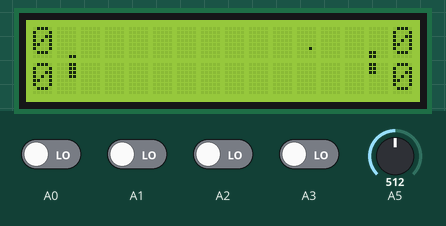
Simulated run of this sketch. Board: Arduino Uno, built with avr-gcc and run on an emulated ATmega328P. Parts: 16×2 character LCD. Inputs (shaded band) come from the test bench; at power-on: A0–3 LOW, A5 = 512. Random numbers use the default seed unless the sketch sets one.

Above: at 4.7 s.
4.8 s: A0 driven HIGH
At 5.37 s:
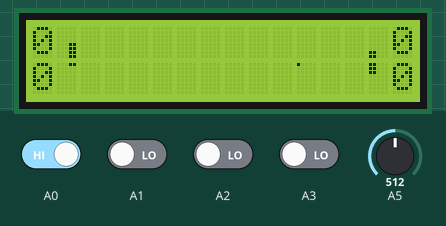
7.3 s: A1 driven HIGH
At 7.46 s:
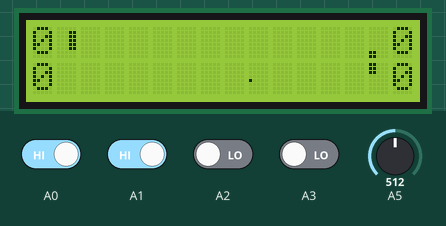
8.8 s: A2 driven HIGH
At 9.14 s:
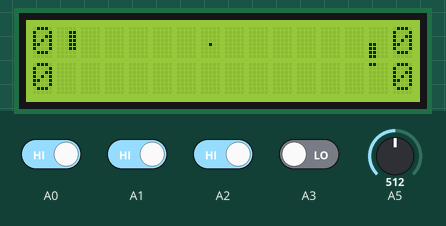
10.3 s: A3 driven HIGH
At 10.6 s:
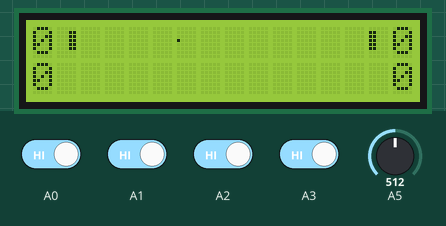
12.0 s: A0 driven LOW
At 15.6 s:
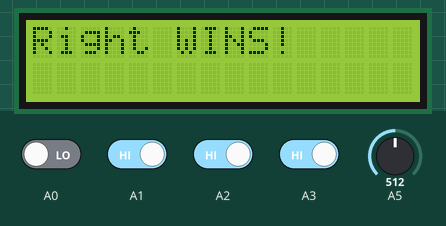
21.0 s: A1 driven LOW
At 24.5 s:
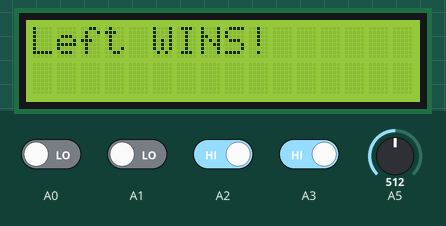

The sketch:

psyqepingpong.ino
```cpp
/*
  LCD Ping-Pong Game

  Author :
  	Shaunak Guha
    	Dept. of Physics,
    	St. Xavier's College, Kolkata

  Contact :
  	Email : mr.shaunakguha@gmail.com
	Github : github.com/psyqe

  Circuit Connections :

 * Player 1 :
 	- Up Button to analog pin A0
 	- Down Button to analog pin A1

 * Player 2 :
 	- Up Button to analog pin A2
 	- Down Button to analog pin A3

 * LCD :
 	- RS pin to digital pin 12
 	- Enable pin to digital pin 11
 	- D4 pin to digital pin 5
 	- D5 pin to digital pin 4
 	- D6 pin to digital pin 3
 	- D7 pin to digital pin 2
 	- R/W pin to ground
 	- VSS pin to ground
 	- VCC pin to +5V
    - Backlight to +5V across 220ohm resistor

 * 10K potentiometer :
 	- ends to +5V and ground
 	- wiper to LCD V0 pin

 * Further Instructions :
 	- See README

 */

// LCD Library
#include <LiquidCrystal.h>

//Dimensions of LCD
short lengthLCD=16;
short heightLCD=2;

//Variables
int frate=200;	//Framerate
byte posL=7, posR=6, paddleSize=5;	//Paddle size & position of both sides
byte maxPaddlePos = lengthLCD-paddleSize;	//Paddle position limit

//Direction of Movement of Ping-Pong Ball
byte direction;
/*
0 = NW
1 = SW
2 = SE
3 = NE
*/

//Player Scores
unsigned short scoreL=0, scoreR=0;

//Timekeeper
unsigned long x;

//Ball Block Position
short posX, posY, ballPos;

//Ball Pixel Position inside BLock
short ballX, ballY;

//Paddle Pixels -
byte leftUp[8],leftDwn[8],rightUp[8],rightDwn[8];

//Ping-Pong Ball Pixels -
byte ball[8];

// Initializing the LCD with interface pin connections
short pinRS = 12;
short pinEnable = 11;
short pinD4 = 5;
short pinD5 = 4;
short pinD6 = 3;
short pinD7 = 2;
LiquidCrystal lcd(pinRS, pinEnable, pinD4, pinD5, pinD6, pinD7);

//Reading Button Input on demand
//Left Player - Up Button
bool checkUp1() {
	return digitalRead(A0);
}

//Left Player - Down Button
bool checkDwn1() {
	return digitalRead(A1);
}

//Right Player - Up Button
bool checkUp2() {
	return digitalRead(A2);
}

//Right Player - Down Button
bool checkDwn2() {
	return digitalRead(A3);
}

//Setup Function
void setup() {
	// Setting up the LCD's number of columns and rows
	lcd.begin(lengthLCD, heightLCD);

	// Configuring input pins
	pinMode(A0, INPUT);
	pinMode(A1, INPUT);
	pinMode(A2, INPUT);
	pinMode(A3, INPUT);

	//Initiate pseudo-random generator
	randomSeed(analogRead(A5));

  	//Initial Default Direction
  	direction = random(4);

  	//Ball Block Position
	posX = random(3,13);
  	posY = random(2);

	//Ball Pixel Position inside BLock
	ballX = random(5);
  	ballY = random(8);

	//Start Warning
	for(int i = 5; i>0; i--){
		lcd.write("Starting in : ");
		lcd.print(i);
		x = millis();
      	while(millis() - x < 300);
		lcd.clear();
	}

  	//Get Custom Direction from User
  	x = millis();
	lcd.home();
	lcd.write("Press Button for");
  	lcd.setCursor(0,1);
  	lcd.write("Custom Direction");
  	do{
  		setDirection();
    }while(millis() - x < 2000);
	lcd.clear();
}

//Looping Function
void loop() {

	printScores();
   	paintBall();
  	detectInput();
	paintLeftPaddle();
	paintRightPaddle();
  	progress();

	//FrameRate delay
  	x = millis();
	while(millis()- x < frate);
	lcd.clear();
}

//Accesory Functions with Self-Explanatory Names
void paintLeftPaddle() {
	int i,j = posL + paddleSize;
	for(i=0; i<8; i++) {

		//Upper Section
		if(i>=posL && i<j)
			leftUp[i]=0x03;
		else
			leftUp[i]=0x00;
		//Lower Section
		if(j>=8 && i>=posL-8 && i<j-8)
			leftDwn[i]=0x03;
		else
			leftDwn[i]=0x00;

  }

	//Drawing Left Paddle
	lcd.createChar(0, leftUp);
	lcd.createChar(1, leftDwn);

	lcd.setCursor(1,0);
	lcd.write(byte(0));
	lcd.setCursor(1,1);
	lcd.write(byte(1));
}

void paintRightPaddle() {
	int i,j = posR + paddleSize;
	for(i=0; i<8; i++) {
		//Upper Section
		if(i>=posR && i<j)
			rightUp[i]=0x18;
		else
			rightUp[i]=0x00;
		//Lower Section
		if(j>=8 && i>=posR-8 && i<j-8)
			rightDwn[i]=0x18;
		else
			rightDwn[i]=0x00;
  }

	//Drawing Right Paddle
	lcd.createChar(2, rightUp);
	lcd.createChar(3, rightDwn);

	lcd.setCursor(14,0);
	lcd.write(byte(2));
	lcd.setCursor(14,1);
	lcd.write(byte(3));
}

void detectInput() {

	//Left Up Button
	if(checkUp1()){
	  if(posL!=0)
		  posL -= 1;
    }
	//Left Down Button
	if(checkDwn1()){
	  posL += 1;
	  if(posL > maxPaddlePos)
		  posL = maxPaddlePos;
    }
	//Right Up Button
	if(checkUp2()){
	  if(posR != 0)
		  posR -= 1;
    }
	//Right Down Button
	if(checkDwn2()){
	  posR += 1;
	  if(posR > maxPaddlePos)
		  posR = maxPaddlePos;
    }
}

//Returns Pixel Position of Ball
byte getBallPixel(byte x) {
  	switch(x){
    	case 0: return 0x10;
      	case 1: return 0x08;
      	case 2: return 0x04;
      	case 3: return 0x02;
      	case 4: return 0x01;
      	default: return 0x00;
    }
}

void paintBall() {
	for(short i=0; i<8; i++){
      	if(i==ballY)
          	ball[i] = getBallPixel(ballX);
       	else
          	ball[i] = 0x00;
     }

	//Drawing Ping-Pong Ball
  	lcd.createChar(4,ball);
  	lcd.setCursor(posX,posY);
  	lcd.write(byte(4));
}

//Calculate Movement of the Ping-Pong Ball
void progress() {
  	ballPos = ballY + 8*posY;
  	switch(direction){
    	case 0: goNW();
  			break;
  		case 1: goSW();
  			break;
  		case 2: goSE();
  			break;
  		case 3: goNE();
  			break;
  		default: return;
	}
}

//North-West Movement
void goNW(){

	ballX -= 1;
  	ballY -= 1;

	//Check Paddle Contact
	if(posX==2 && ballX==-1){
		if(hitLeftPaddle()){
			ballX = 1;
			direction = 3;
			if(ballY==-1){
				if(posY==0){
					direction = 2;
					ballY = 1;
				}
				else if(posY==1){
					ballY = 7;
					posY = 0;
				}
			}
		}
		else
			declareWinner(1);   //Right Wins!
	}

	//Behavior at Block Corners and Walls
	if(ballX==-1 && posX>2){
		posX -= 1;
		ballX = 4;
		if(ballY==-1){
			if(posY==0){
				direction = 1;
				ballY = 1;
			}
			else if(posY==1){
				posY = 0;
				ballY = 7;
			}
		}
	}

	//Behavior at Block Ceilings
	if(ballY==-1 && ballX>=0){
		if(posY==0){
			direction = 1;
			ballY = 1;
		}
		else if(posY==1){
			ballY = 7;
			posY = 0;
		}
	}
}

//North-East Movement
void goNE(){

	ballX += 1;
  	ballY -= 1;

	//Check Paddle Contact
	if(posX==13 && ballX==5){
		if(hitRightPaddle()){
			ballX = 3;
			direction = 0;
			if(ballY==-1){
				if(posY==0){
					direction = 1;
					ballY = 1;
				}
				else if(posY==1){
					ballY = 7;
					posY = 0;
				}
			}
		}
		else
			declareWinner(0);   //Left Wins!
	}

	//Behavior at Block Corners and Walls
	if(ballX==5 && posX<13){
		posX += 1;
		ballX = 0;
		if(ballY==-1){
			if(posY==0){
				direction = 2;
				ballY = 1;
			}
			else if(posY==1){
				ballY = 7;
				posY = 0;
			}
		}
	}

	//Behavior at Block Ceilings
	if(ballY==-1 && ballX<=7){
		if(posY==0){
			direction = 2;
			ballY = 1;
		}
		else if(posY==1){
			ballY = 7;
			posY = 0;
		}
	}
}

//South-West Movement
void goSW(){

	ballX -= 1;
  	ballY += 1;

	//Check Paddle Contact
	if(posX==2 && ballX==-1){
		if(hitLeftPaddle()){
			ballX = 1;
			direction = 2;
			if(ballY==8){
				if(posY==1){
					direction = 3;
					ballY = 6;
				}
				else if(posY==0){
					ballY = 0;
					posY = 1;
				}
			}
		}
		else
			declareWinner(1);   //Right Wins!
	}

	//Behavior at Block Corners and Walls
	if(ballX==-1 && posX>2){
		posX -= 1;
		ballX = 4;
		if(ballY==8){
			if(posY==1){
				direction = 0;
				ballY = 6;
			}
			else if(posY==0){
				posY = 1;
				ballY = 0;
			}
		}
	}

	//Behavior at Block Floors
	if(ballY==8 && ballX>=0){
		if(posY==1){
			direction = 0;
			ballY = 6;
		}
		else if(posY==0){
			ballY = 0;
			posY = 1;
		}
	}
}

//South-East Movement
void goSE(){

	ballX += 1;
  	ballY += 1;

	//Check Paddle Contact
	if(posX==13 && ballX==5){
		if(hitRightPaddle()){
			ballX = 3;
			direction = 1;
			if(ballY==8){
				if(posY==1){
					direction = 0;
					ballY = 6;
				}
				else if(posY==0){
					ballY = 0;
					posY = 1;
				}
			}
		}
		else
			declareWinner(0);   //Left Wins!
	}

	//Behavior at Block Corners and Walls
	if(ballX==5 && posX<13){
		posX += 1;
		ballX = 0;
		if(ballY==8){
			if(posY==1){
				direction = 3;
				ballY = 6;
			}
			else if(posY==0){
				posY = 1;
				ballY = 0;
			}
		}
	}

	//Behavior at Block Floors
	if(ballY==8 && ballX<=4){
		if(posY==1){
			direction = 3;
			ballY = 6;
		}
		else if(posY==0){
			ballY = 0;
			posY = 1;
		}
	}
}

//User Input for Custom Direction
void setDirection(){
  	if(checkUp1())
      direction = 0;	//NW
  	else if(checkDwn1())
      direction = 1;	//SW
    else if(checkDwn2())
      direction = 2;	//SE
    else if(checkUp2())
      direction = 3;	//NE
}

//Check Collision with Left Paddle
bool hitLeftPaddle(){
 	return (posL<=ballPos && ballPos<(posL+paddleSize));
}

//Check Collision with Right Paddle
bool hitRightPaddle(){
  	return (posR<=ballPos && ballPos<(posR+paddleSize));
}

//Display Scores
void printScores(){

	lcd.setCursor(0,0);
	lcd.print(scoreL/10);
	lcd.setCursor(0,1);
	lcd.print(scoreL%10);
	lcd.setCursor(15,0);
	lcd.print(scoreR/10);
	lcd.setCursor(15,1);
	lcd.print(scoreR%10);

}

//Display the Winner
void declareWinner(byte w){
	lcd.clear();
  	if(w==0){
		lcd.print("Left WINS!");
		scoreL += 1;
    }
  	else if(w==1){
    	scoreR += 1;
		lcd.print("Right WINS!");
    }
	delay(2000);
	lcd.setCursor(0,1);
	lcd.print("Next game -->");
  	delay(2000);

  	//Restarting Game
  	setup();
}
```

Measured:
- what the display in image 5 shows lasts 2.0 s, from 14.7 s to 16.7 s
